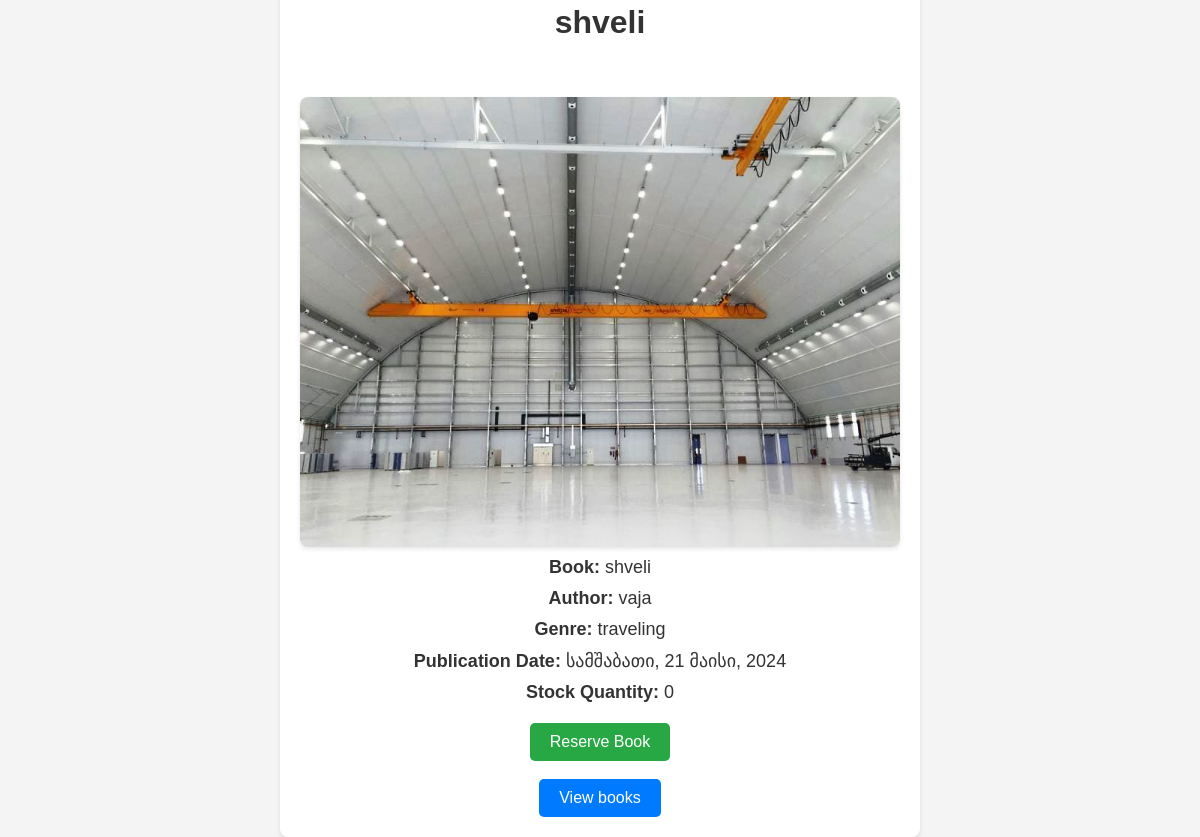
The page /books/book/1/ (signed in) on the database its author committed.
### books/models.py (models this page shows, shortened)
class Book(models.Model):
    author = models.ForeignKey(Author, on_delete=models.CASCADE)
    genre = models.ManyToManyField(Genre)
    title = models.CharField(max_length=200)
    publication_date = models.DateField()
    stock_quantity = models.IntegerField()
    image = models.ImageField(upload_to='book_images', null=True, blank=True, default='book_images/2.jpg')

class Author(models.Model):
    name = models.CharField(max_length=100)
    def __str__(self):
        return self.name

class Genre(models.Model):
    name = models.CharField(max_length=100)

### books/views.py (the view)
# urls.py: path('book/<int:pk>/', views.book_detail, name='book_detail'),
@login_required
def book_detail(request, pk):
    book = get_object_or_404(Book, pk=pk)
    user_reservation = Reservation.objects.filter(book=book, user=request.user).first()
    user_has_reservation = bool(user_reservation)
    expiration_date = user_reservation.expires_at.strftime('%Y-%m-%d %H:%M:%S') if user_reservation else None
    if user_reservation and user_reservation.expires_at < timezone.now():
        user_reservation.delete()
        user_reservation = None
        expiration_date = None
        user_has_reservation = False
    context = {
        'book': book,
        'user_has_reservation': user_has_reservation,
        'expiration_date': expiration_date,
    }
    return render(request, 'book_detail.html', context)

### books/templates/book_detail.html (shortened to what this page needs)
<!DOCTYPE html>
<html lang="en">
<head>
</head>
<body>
<div class="container">
    <h1>{{ book.title }}</h1>
    <div class="book-info">
        <br><br><img src="{{ book.image.url }}" alt="{{ book.title }}">
        <p><strong>Book:</strong> {{ book.title }}</p>
        <p><strong>Author:</strong> {{ book.author }}</p>
        <p><strong>Genre:</strong>
            {% for genre in book.genre.all %}
                {{ genre.name }}
            {% endfor %}
        </p>
        <p><strong>Publication Date:</strong> {{ book.publication_date }}</p>
        <p><strong>Stock Quantity:</strong> {{ book.stock_quantity }}</p>
    </div>
    <div class="reservation-form">
        {% if not user_has_reservation %}
            <form id="reservation-form" method="post" action="{% url 'books:reserve_book' book.id %}">
                <button id="reserve-button" type="submit" class="reservation-button">Reserve Book</button>
            </form>
        {% endif %}
    </div>
    <br><a href="{% url 'books:library' %}" class="details-button">View books</a>
</div>
</body>
</html>

### books/templates/book_detail.html (style rules this page uses)
body { font-family: Arial, sans-serif; margin: 0; padding: 0; background-color: #f4f4f4; display: flex; justify-content: center; align-items: center; height: 100vh; }
.container { max-width: 600px; padding: 20px; background-color: #fff; border-radius: 8px; box-shadow: 0 2px 4px rgba(0, 0, 0, 0.1); text-align: center; }
h1 { font-size: 32px; color: #333; margin-bottom: 20px; }
.book-info { margin-bottom: 20px; }
.book-info img { width: 100%; display: block; margin: 0 auto; border-radius: 8px; box-shadow: 0 2px 4px rgba(0, 0, 0, 0.1); }
.book-info p { font-size: 18px; color: #333; margin: 10px 0; }
.reservation-button { display: inline-block; padding: 10px 20px; font-size: 16px; color: #fff; background-color: #28a745; border: none; border-radius: 5px; cursor: pointer; text-align: center; text-decoration: none; transition: background-color 0.3s; }
.details-button { display: inline-block; padding: 10px 20px; font-size: 16px; color: #fff; background-color: #007bff; border: none; border-radius: 5px; cursor: pointer; text-align: center; text-decoration: none; transition: background-color 0.3s; }

### rows shown on the page
Book: title "shveli", image (picture), author "vaja", publication_date "სამშაბათი, 21 მაისი, 2024", stock_quantity "0"
Genre: name "traveling"
